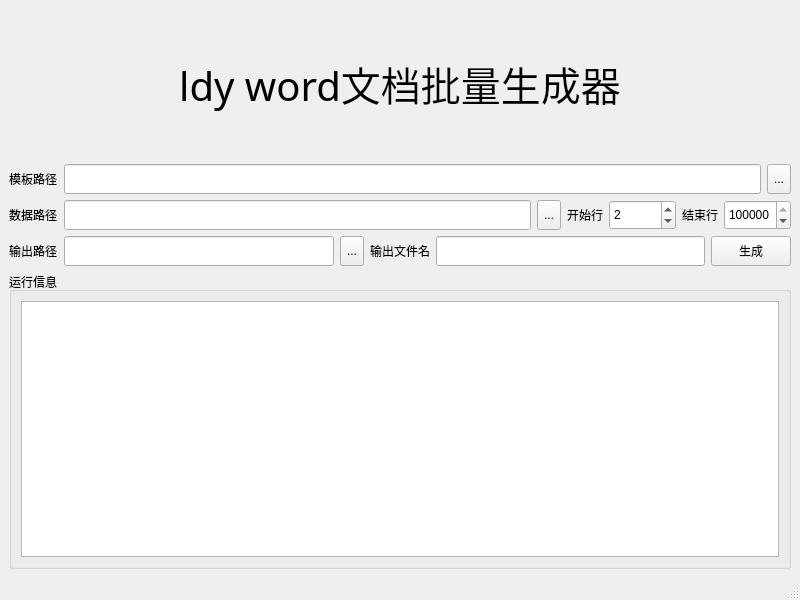
<?xml version="1.0" encoding="UTF-8"?>
<ui version="4.0">
 <class>MainWindow</class>
 <widget class="QMainWindow" name="MainWindow">
  <property name="geometry">
   <rect>
    <x>0</x>
    <y>0</y>
    <width>800</width>
    <height>600</height>
   </rect>
  </property>
  <property name="windowTitle">
   <string>MainWindow</string>
  </property>
  <widget class="QWidget" name="centralwidget">
   <layout class="QHBoxLayout" name="horizontalLayout_5">
    <item>
     <layout class="QVBoxLayout" name="verticalLayout" stretch="1,1,1,1,2">
      <item>
       <widget class="QLabel" name="label">
        <property name="font">
         <font>
          <family>华文中宋</family>
          <pointsize>30</pointsize>
         </font>
        </property>
        <property name="text">
         <string>ldy word文档批量生成器</string>
        </property>
        <property name="alignment">
         <set>Qt::AlignCenter</set>
        </property>
       </widget>
      </item>
      <item>
       <layout class="QHBoxLayout" name="horizontalLayout_3">
        <item>
         <widget class="QLabel" name="label_4">
          <property name="text">
           <string>模板路径</string>
          </property>
         </widget>
        </item>
        <item>
         <widget class="QLineEdit" name="template_path">
          <property name="sizePolicy">
           <sizepolicy hsizetype="Expanding" vsizetype="Fixed">
            <horstretch>0</horstretch>
            <verstretch>0</verstretch>
           </sizepolicy>
          </property>
          <property name="minimumSize">
           <size>
            <width>0</width>
            <height>30</height>
           </size>
          </property>
          <property name="readOnly">
           <bool>true</bool>
          </property>
         </widget>
        </item>
        <item>
         <widget class="QToolButton" name="choose_template_button">
          <property name="minimumSize">
           <size>
            <width>0</width>
            <height>30</height>
           </size>
          </property>
          <property name="text">
           <string>...</string>
          </property>
         </widget>
        </item>
       </layout>
      </item>
      <item>
       <layout class="QHBoxLayout" name="horizontalLayout_2">
        <item>
         <widget class="QLabel" name="label_5">
          <property name="text">
           <string>数据路径</string>
          </property>
         </widget>
        </item>
        <item>
         <widget class="QLineEdit" name="data_path">
          <property name="minimumSize">
           <size>
            <width>0</width>
            <height>30</height>
           </size>
          </property>
          <property name="readOnly">
           <bool>true</bool>
          </property>
         </widget>
        </item>
        <item>
         <widget class="QToolButton" name="choose_data_button">
          <property name="minimumSize">
           <size>
            <width>0</width>
            <height>30</height>
           </size>
          </property>
          <property name="text">
           <string>...</string>
          </property>
         </widget>
        </item>
        <item>
         <widget class="QLabel" name="label_6">
          <property name="sizePolicy">
           <sizepolicy hsizetype="Preferred" vsizetype="Minimum">
            <horstretch>0</horstretch>
            <verstretch>0</verstretch>
           </sizepolicy>
          </property>
          <property name="minimumSize">
           <size>
            <width>0</width>
            <height>30</height>
           </size>
          </property>
          <property name="text">
           <string>开始行</string>
          </property>
         </widget>
        </item>
        <item>
         <widget class="QSpinBox" name="start_row">
          <property name="minimumSize">
           <size>
            <width>0</width>
            <height>30</height>
           </size>
          </property>
          <property name="maximum">
           <number>999999</number>
          </property>
          <property name="value">
           <number>2</number>
          </property>
         </widget>
        </item>
        <item>
         <widget class="QLabel" name="label_7">
          <property name="minimumSize">
           <size>
            <width>0</width>
            <height>30</height>
           </size>
          </property>
          <property name="text">
           <string>结束行</string>
          </property>
         </widget>
        </item>
        <item>
         <widget class="QSpinBox" name="end_row">
          <property name="minimumSize">
           <size>
            <width>0</width>
            <height>30</height>
           </size>
          </property>
          <property name="maximum">
           <number>999999</number>
          </property>
          <property name="value">
           <number>999999</number>
          </property>
         </widget>
        </item>
       </layout>
      </item>
      <item>
       <layout class="QHBoxLayout" name="horizontalLayout">
        <item>
         <widget class="QLabel" name="label_2">
          <property name="text">
           <string>输出路径</string>
          </property>
         </widget>
        </item>
        <item>
         <widget class="QLineEdit" name="output_path">
          <property name="sizePolicy">
           <sizepolicy hsizetype="Expanding" vsizetype="Fixed">
            <horstretch>0</horstretch>
            <verstretch>0</verstretch>
           </sizepolicy>
          </property>
          <property name="minimumSize">
           <size>
            <width>0</width>
            <height>30</height>
           </size>
          </property>
          <property name="readOnly">
           <bool>true</bool>
          </property>
         </widget>
        </item>
        <item>
         <widget class="QToolButton" name="choose_output_button">
          <property name="sizePolicy">
           <sizepolicy hsizetype="Fixed" vsizetype="Fixed">
            <horstretch>0</horstretch>
            <verstretch>0</verstretch>
           </sizepolicy>
          </property>
          <property name="minimumSize">
           <size>
            <width>0</width>
            <height>30</height>
           </size>
          </property>
          <property name="text">
           <string>...</string>
          </property>
         </widget>
        </item>
        <item>
         <widget class="QLabel" name="label_3">
          <property name="text">
           <string>输出文件名</string>
          </property>
         </widget>
        </item>
        <item>
         <widget class="QLineEdit" name="output_filename">
          <property name="sizePolicy">
           <sizepolicy hsizetype="Expanding" vsizetype="Fixed">
            <horstretch>0</horstretch>
            <verstretch>0</verstretch>
           </sizepolicy>
          </property>
          <property name="minimumSize">
           <size>
            <width>0</width>
            <height>30</height>
           </size>
          </property>
          <property name="readOnly">
           <bool>false</bool>
          </property>
         </widget>
        </item>
        <item>
         <widget class="QPushButton" name="generate_button">
          <property name="sizePolicy">
           <sizepolicy hsizetype="Minimum" vsizetype="Fixed">
            <horstretch>0</horstretch>
            <verstretch>0</verstretch>
           </sizepolicy>
          </property>
          <property name="minimumSize">
           <size>
            <width>0</width>
            <height>30</height>
           </size>
          </property>
          <property name="text">
           <string>生成</string>
          </property>
         </widget>
        </item>
       </layout>
      </item>
      <item>
       <widget class="QGroupBox" name="groupBox">
        <property name="title">
         <string>运行信息</string>
        </property>
        <layout class="QHBoxLayout" name="horizontalLayout_4">
         <item>
          <widget class="QTextEdit" name="run_infos">
           <property name="readOnly">
            <bool>true</bool>
           </property>
          </widget>
         </item>
        </layout>
       </widget>
      </item>
     </layout>
    </item>
   </layout>
  </widget>
  <widget class="QMenuBar" name="menubar">
   <property name="geometry">
    <rect>
     <x>0</x>
     <y>0</y>
     <width>800</width>
     <height>22</height>
    </rect>
   </property>
  </widget>
  <widget class="QStatusBar" name="statusbar"/>
 </widget>
 <resources/>
 <connections/>
</ui>
